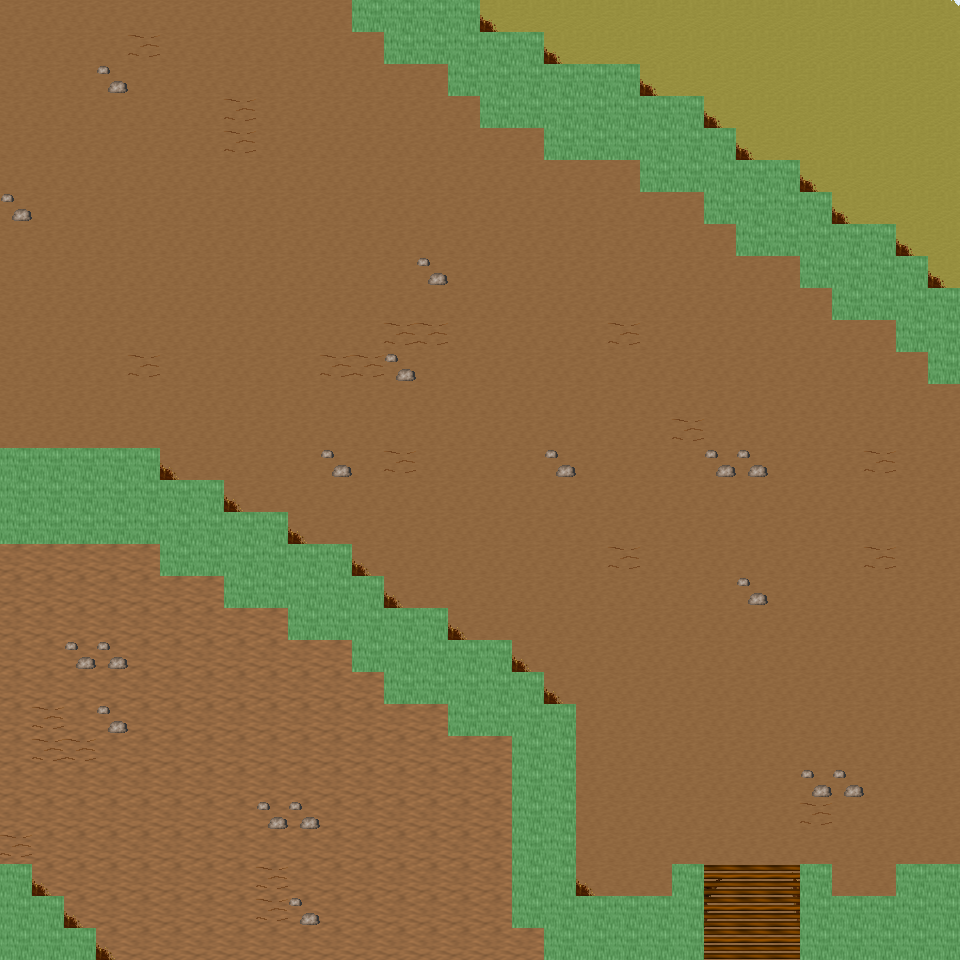

Tiled map render using the project's own tile images. Description and the map definition, with tile-layer contents summarised, below:
An orthogonal 30x30 tile map with 32x32 px tiles, 6 tile layers (Ground, Object, Object2, Above, ...), 31 tilesets and 8 objects (8x mapExit).

<map version="1.0" orientation="orthogonal" renderorder="right-down" width="30" height="30" tilewidth="32" tileheight="32" nextobjectid="9">
  <tileset firstgid="1" name="tileset_ground_ground" tilewidth="32" tileheight="32" tilecount="33" columns="3">
    <image source="../drawable/tileset_ground_ground.png" width="96" height="352" />
  </tileset>
  <tileset firstgid="34" name="tileset_ground_ice_ice" tilewidth="32" tileheight="32" tilecount="3" columns="3">
    <image source="../drawable/tileset_ground_ice_ice.png" width="96" height="32" />
  </tileset>
  <tileset firstgid="37" name="tileset_plant_grasses" tilewidth="32" tileheight="32" tilecount="6" columns="3">
    <image source="../drawable/tileset_plant_grasses.png" width="96" height="64" />
  </tileset>
  <tileset firstgid="43" name="tileset_plant_flower_daisy_white" tilewidth="32" tileheight="32" tilecount="8" columns="2">
    <image source="../drawable/tileset_plant_flower_daisy_white.png" width="64" height="128" />
  </tileset>
  <tileset firstgid="51" name="tileset_plant_flower_daisy_blue" tilewidth="32" tileheight="32" tilecount="8" columns="2">
    <image source="../drawable/tileset_plant_flower_daisy_blue.png" width="64" height="128" />
  </tileset>
  <tileset firstgid="59" name="tileset_ground_ridge_earth_dark" tilewidth="32" tileheight="32" tilecount="96" columns="12">
    <image source="../drawable/tileset_ground_ridge_earth_dark.png" width="384" height="256" />
  </tileset>
  <tileset firstgid="155" name="tileset_ground_rock_pebbles" tilewidth="32" tileheight="32" tilecount="3" columns="1">
    <image source="../drawable/tileset_ground_rock_pebbles.png" width="32" height="96" />
  </tileset>
  <tileset firstgid="158" name="tileset_ground_grass_edges" tilewidth="32" tileheight="32" tilecount="36" columns="12">
    <image source="../drawable/tileset_ground_grass_edges.png" width="384" height="96" />
  </tileset>
  <tileset firstgid="194" name="tileset_plant_bush_bushes" tilewidth="32" tileheight="32" tilecount="10" columns="5">
    <image source="../drawable/tileset_plant_bush_bushes.png" width="160" height="64" />
  </tileset>
  <tileset firstgid="204" name="tileset_plant_stump_stump_purple" tilewidth="32" tileheight="32" tilecount="4" columns="2">
    <image source="../drawable/tileset_plant_stump_stump_purple.png" width="64" height="64" />
  </tileset>
  <tileset firstgid="208" name="tileset_building_wall_stone" tilewidth="32" tileheight="32" tilecount="12" columns="3">
    <image source="../drawable/tileset_building_wall_stone.png" width="96" height="128" />
  </tileset>
  <tileset firstgid="220" name="tileset_ground_ridge_ice_2" tilewidth="32" tileheight="32" tilecount="42" columns="7">
    <image source="../drawable/tileset_ground_ridge_ice_2.png" width="224" height="192" />
  </tileset>
  <tileset firstgid="262" name="tileset_plant_tree_tree_green" tilewidth="32" tileheight="32" tilecount="88" columns="8">
    <image source="../drawable/tileset_plant_tree_tree_green.png" width="256" height="352" />
  </tileset>
  <tileset firstgid="350" name="tileset_building_window_window_long" tilewidth="32" tileheight="32" tilecount="3" columns="3">
    <image source="../drawable/tileset_building_window_window_long.png" width="96" height="32" />
  </tileset>
  <tileset firstgid="353" name="tileset_building_window_window_right" tilewidth="32" tileheight="32" tilecount="2" columns="2">
    <image source="../drawable/tileset_building_window_window_right.png" width="64" height="32" />
  </tileset>
  <tileset firstgid="355" name="tileset_building_door_door_n" tilewidth="32" tileheight="32" tilecount="6" columns="3">
    <image source="../drawable/tileset_building_door_door_n.png" width="96" height="64" />
  </tileset>
  <tileset firstgid="361" name="tileset_building_door_closed_with_key" tilewidth="32" tileheight="32" tilecount="1" columns="1">
    <image source="../drawable/tileset_building_door_closed_with_key.png" width="32" height="32" />
  </tileset>
  <tileset firstgid="362" name="tileset_ground_ladder_horizontal_dark" tilewidth="32" tileheight="32" tilecount="3" columns="1">
    <image source="../drawable/tileset_ground_ladder_horizontal_dark.png" width="32" height="96" />
  </tileset>
  <tileset firstgid="365" name="tileset_ground_ladder_vertical_dark" tilewidth="32" tileheight="32" tilecount="3" columns="3">
    <image source="../drawable/tileset_ground_ladder_vertical_dark.png" width="96" height="32" />
  </tileset>
  <tileset firstgid="368" name="tileset_building_roof_yellow" tilewidth="32" tileheight="32" tilecount="20" columns="5">
    <image source="../drawable/tileset_building_roof_yellow.png" width="160" height="128" />
  </tileset>
  <tileset firstgid="388" name="tileset_logic_creature_gnome" tilewidth="32" tileheight="32" tilecount="6" columns="6">
    <image source="../drawable/tileset_logic_creature_gnome.png" width="192" height="32" />
  </tileset>
  <tileset firstgid="394" name="tileset_logic_creature_orc" tilewidth="32" tileheight="32" tilecount="6" columns="6">
    <image source="../drawable/tileset_logic_creature_orc.png" width="192" height="32" />
  </tileset>
  <tileset firstgid="400" name="tileset_logic_portal" tilewidth="32" tileheight="32" tilecount="24" columns="8">
    <image source="../drawable/tileset_logic_portal.png" width="256" height="96" />
  </tileset>
  <tileset firstgid="424" name="tileset_logic_creature_animal" tilewidth="32" tileheight="32" tilecount="32" columns="8">
    <image source="../drawable/tileset_logic_creature_animal.png" width="256" height="128" />
  </tileset>
  <tileset firstgid="456" name="tileset_logic_collision" tilewidth="32" tileheight="32" tilecount="1" columns="1">
    <image source="../drawable/tileset_logic_collision.png" width="32" height="32" />
  </tileset>
  <tileset firstgid="457" name="tileset_item_blood_nsew_stains" tilewidth="32" tileheight="32" tilecount="4" columns="2">
    <image source="../drawable/tileset_item_blood_nsew_stains.png" width="64" height="64" />
  </tileset>
  <tileset firstgid="461" name="tileset_item_blood_floor_stain" tilewidth="32" tileheight="32" tilecount="1" columns="1">
    <image source="../drawable/tileset_item_blood_floor_stain.png" width="32" height="32" />
  </tileset>
  <tileset firstgid="462" name="tileset_ground_blue_paving" tilewidth="32" tileheight="32" tilecount="2" columns="1">
    <image source="../drawable/tileset_ground_blue_paving.png" width="32" height="64" />
  </tileset>
  <tileset firstgid="464" name="tileset_ground_green_paving" tilewidth="32" tileheight="32" tilecount="18" columns="3">
    <image source="../drawable/tileset_ground_green_paving.png" width="96" height="192" />
  </tileset>
  <tileset firstgid="482" name="tileset_logic_protection" tilewidth="32" tileheight="32" tilecount="2" columns="2">
    <image source="../drawable/tileset_logic_protection.png" width="64" height="32" />
  </tileset>
  <tileset firstgid="484" name="tileset_logic_creature_fowl" tilewidth="32" tileheight="32" tilecount="6" columns="6">
    <image source="../drawable/tileset_logic_creature_fowl.png" width="192" height="32" />
  </tileset>
  <layer name="Ground" width="30" height="30">
    <data>[900 cells, 900 non-empty, 3 distinct tile ids]</data>
  </layer>
  <layer name="Object" width="30" height="30">
    <data>[900 cells, 209 non-empty, 26 distinct tile ids]</data>
  </layer>
  <layer name="Object2" width="30" height="30">
    <data>[900 cells, 15 non-empty, 3 distinct tile ids]</data>
  </layer>
  <layer name="Above" width="30" height="30">
    <data>[900 cells, 0 non-empty, 0 distinct tile ids]</data>
  </layer>
  <layer name="Above2" width="30" height="30">
    <data>[900 cells, 0 non-empty, 0 distinct tile ids]</data>
  </layer>
  <layer name="Walkable" width="30" height="30">
    <data>[900 cells, 145 non-empty, 1 distinct tile ids]</data>
  </layer>
  <objectgroup name="MapEvents">
    <object id="1" name="north" type="mapExit" x="0" y="0" width="352" height="32">
      <properties>
        <property name="map" value="level_0_x173_y43" />
        <property name="x" value="0" />
        <property name="y" value="28" />
      </properties>
    </object>
    <object id="2" name="north2" type="mapExit" x="480" y="0" width="480" height="32">
      <properties>
        <property name="map" value="level_0_x173_y43" />
        <property name="x" value="15" />
        <property name="y" value="28" />
      </properties>
    </object>
    <object id="3" name="south" type="mapExit" x="96" y="928" width="448" height="32">
      <properties>
        <property name="map" value="level_0_x173_y45" />
        <property name="x" value="3" />
        <property name="y" value="1" />
      </properties>
    </object>
    <object id="4" name="south2" type="mapExit" x="704" y="928" width="96" height="32">
      <properties>
        <property name="map" value="level_0_x173_y45" />
        <property name="x" value="22" />
        <property name="y" value="1" />
      </properties>
    </object>
    <object id="5" name="west" type="mapExit" x="0" y="0" width="32" height="448">
      <properties>
        <property name="map" value="level_0_x172_y44" />
        <property name="x" value="28" />
        <property name="y" value="0" />
      </properties>
    </object>
    <object id="6" name="west2" type="mapExit" x="0" y="544" width="32" height="320">
      <properties>
        <property name="map" value="level_0_x172_y44" />
        <property name="x" value="28" />
        <property name="y" value="17" />
      </properties>
    </object>
    <object id="7" name="east" type="mapExit" x="928" y="0" width="32" height="288">
      <properties>
        <property name="map" value="level_0_x174_y44" />
        <property name="x" value="1" />
        <property name="y" value="0" />
      </properties>
    </object>
    <object id="8" name="east2" type="mapExit" x="928" y="384" width="32" height="480">
      <properties>
        <property name="map" value="level_0_x174_y44" />
        <property name="x" value="1" />
        <property name="y" value="12" />
      </properties>
    </object>
  </objectgroup>
</map>
